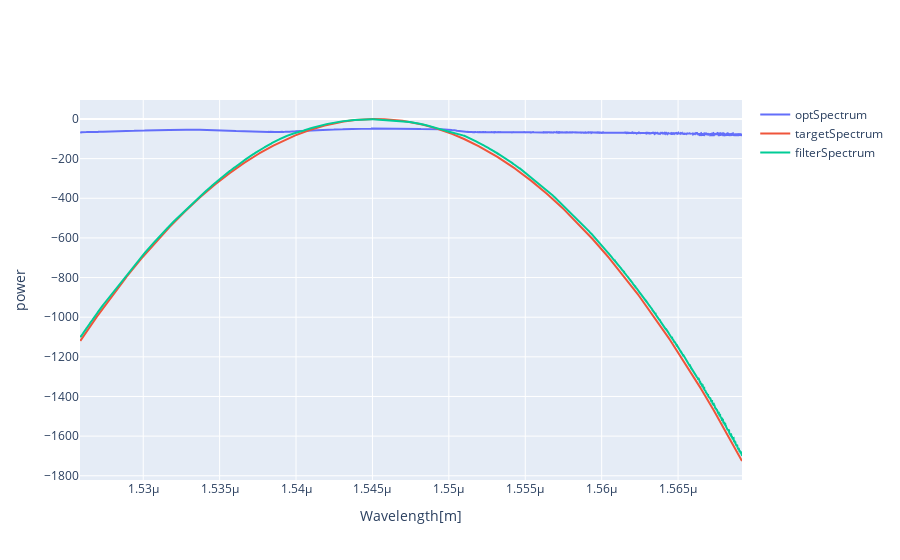

The cell this chart's notebook holds for it:
### Code cell
fig = go.Figure()
go_element = lambda x,y,name: go.Scatter(x=x,y=y,mode='lines',name=name)
fig.add_trace(go_element(optWavelength, optSpectrum, 'optSpectrum'))
fig.add_trace(go_element(targetWavelength, targetSpectrum, 'targetSpectrum'))
fig.add_trace(go_element(filterWavelength, filterSpectrum, 'filterSpectrum'))
fig.update_layout(xaxis_title='Wavelength[m]', yaxis_title='power')
fig.show()

### Figure 1 — Plotly figure (JSON) as saved in the notebook; plotly's stock layout.template omitted (floating-point values rounded to 4 significant figures; data arrays with more than 128 entries replaced by an {"elided": "..."} marker saying what was removed)
{"data": [{"mode": "lines", "name": "optSpectrum", "type": "scatter", "x": {"elided": "10000 float values"}, "y": {"elided": "10000 float values"}}, {"mode": "lines", "name": "targetSpectrum", "type": "scatter", "x": {"elided": "10000 float values"}, "y": {"elided": "10000 float values"}}, {"mode": "lines", "name": "filterSpectrum", "type": "scatter", "x": {"elided": "5425 float values"}, "y": {"elided": "5425 float values"}}], "layout": {"xaxis": {"title": {"text": "Wavelength[m]"}}, "yaxis": {"title": {"text": "power"}}}}
